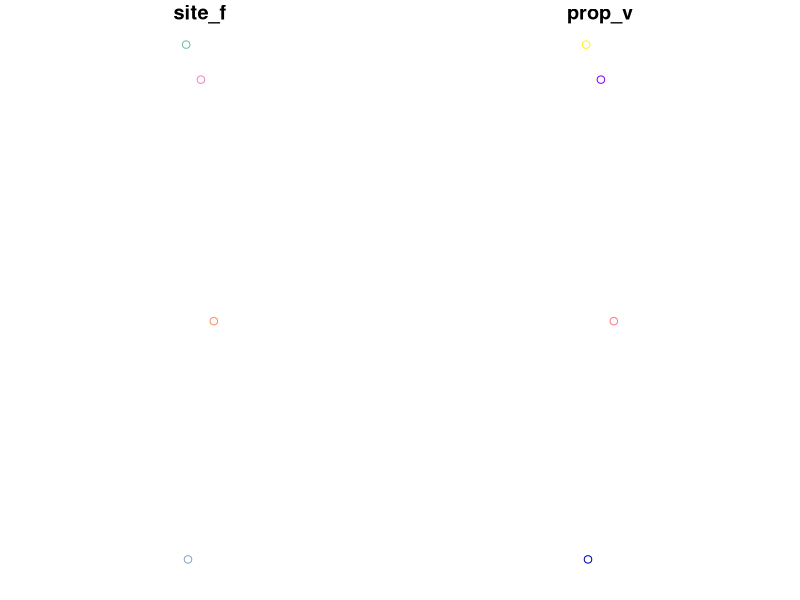

R code for this plot:
## ---- chunk 1
knitr::opts_chunk$set(echo = TRUE, message=FALSE, warning=FALSE,
                      comment="", digits = 3, tidy = FALSE, prompt = FALSE, fig.align = 'center')
## ---- chunk 2
library(sf)
library(tidyverse)

# 데이터프레임 생성 -----
site_f <- c("a","b","c","d")
prop_v <- c(0.88,0.48,0.15,0.47)
lat <- c(44.22,38.38,33.35,43.48)
lng <- c(-124.45, -123.70, -124.40, -124.05)
sample_df <- cbind.data.frame(lat, lng, site_f, prop_v)

# shapefile 생성
library(raster)
sample_coord <- sample_df
coordinates(sample_coord) = ~lng+lat
proj4string(sample_coord) <- CRS("+proj=longlat +datum=WGS84")

sample_shp <- spTransform(sample_coord, CRS("+proj=longlat"))

sample_shp

plot(sample_shp)
## ---- chunk 3
sample_sf <- st_as_sf(
  sample_df, 
  coords = c('lng', 'lat'),
  crs = "+init=epsg:4326")

sample_sf

plot(sample_sf)
